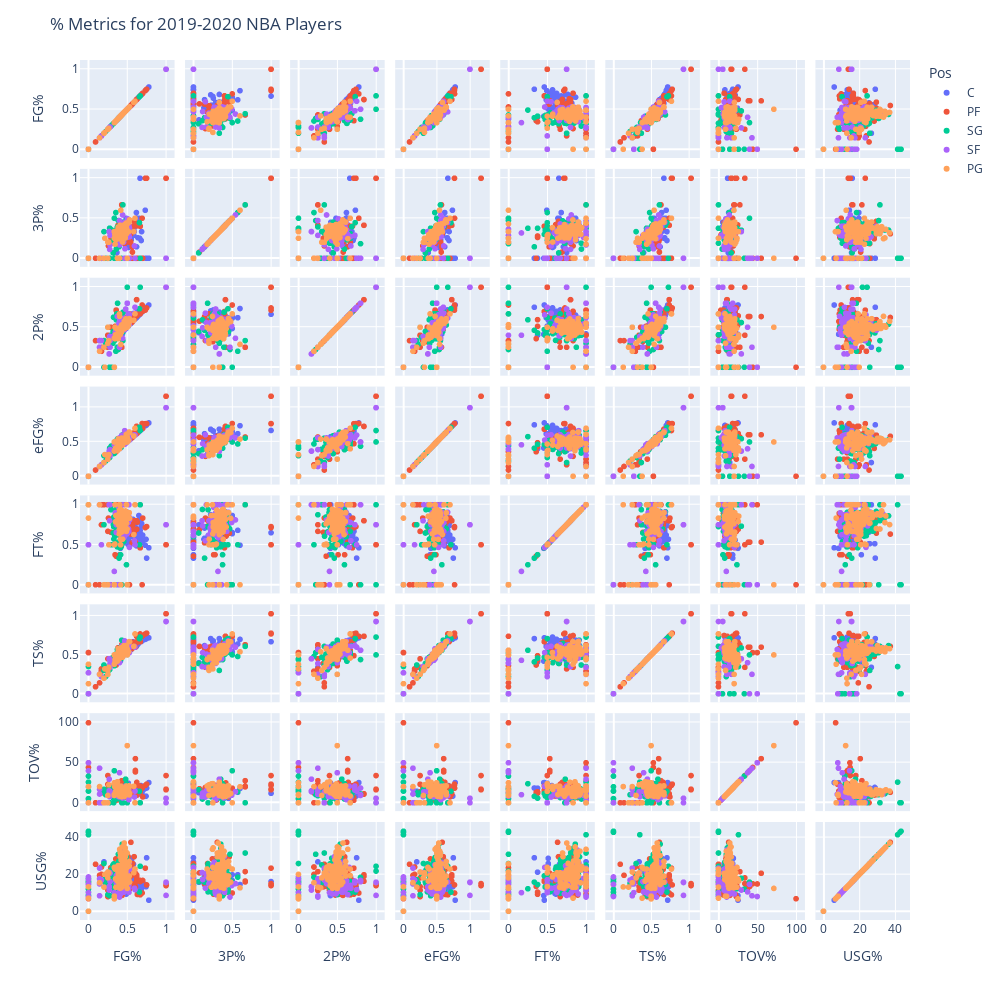

This figure's notebook cell:
### Code cell
keepPercents = [x for x in basketballData.columns if '%' in x]

fig = px.scatter_matrix(basketballData,
    dimensions=keepPercents,
    color="Pos", hover_data = ['Player'])
fig.update_layout(height = 1000, width = 1000)
fig.update_layout(
    title_text='% Metrics for 2019-2020 NBA Players',
)
fig.show()
